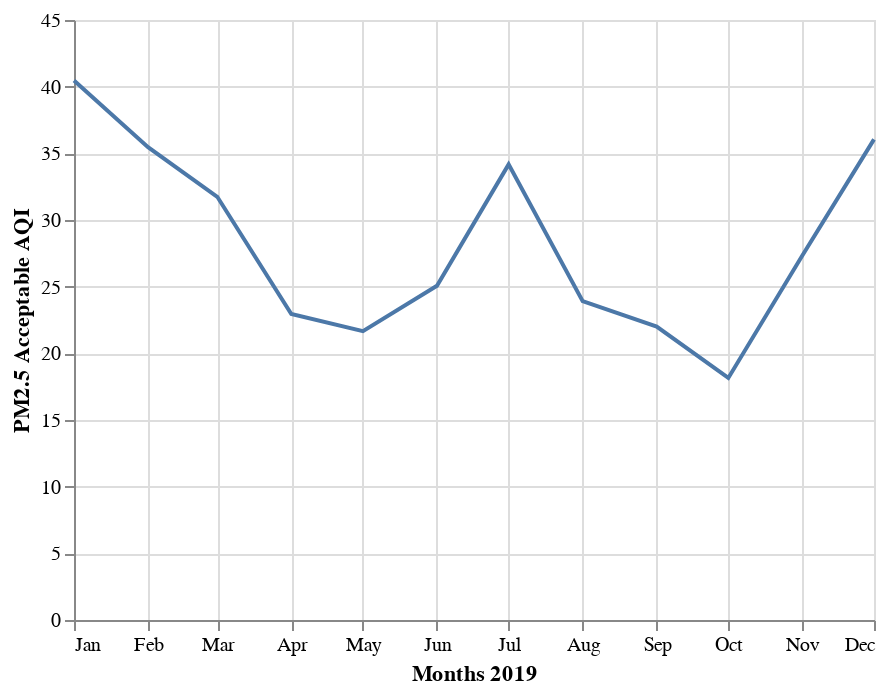

Notebook source saved alongside this figure:
### Code cell
pm25a_2019 = pd.read_csv("../../data/final/epa_air_params/pm25a_2019_avg_df.csv")
alt.Chart(pm25a_2019).mark_line().encode(
    alt.X("month(date_month):T", title="Months 2019"),
    alt.Y("aqi", title="PM2.5 Acceptable AQI")
)

### Figure 1 — Vega-Lite specification as saved in the notebook (floating-point values rounded to 4 significant figures)
{"config": {"view": {"continuousWidth": 400, "continuousHeight": 300}}, "data": {"name": "data-a88e0582ee6fa71e63169e8b11f33d72"}, "mark": "line", "encoding": {"x": {"type": "temporal", "field": "date_month", "timeUnit": "month", "title": "Months 2019"}, "y": {"type": "quantitative", "field": "aqi", "title": "PM2.5 Acceptable AQI"}}, "$schema": "https://vega.github.io/schema/vega-lite/v4.8.1.json", "datasets": {"data-a88e0582ee6fa71e63169e8b11f33d72": [{"date_month": "2019-08-01", "aqi": 23.91, "arithmetic_mean": 5.758, "units_of_measure": "Micrograms/cubic meter (LC)", "parameter": "Acceptable PM2.5 AQI & Speciation Mass", "year": 2019, "month": 8}, {"date_month": "2019-04-01", "aqi": 22.95, "arithmetic_mean": 5.491, "units_of_measure": "Micrograms/cubic meter (LC)", "parameter": "Acceptable PM2.5 AQI & Speciation Mass", "year": 2019, "month": 4}, {"date_month": "2019-01-01", "aqi": 40.46, "arithmetic_mean": 9.833, "units_of_measure": "Micrograms/cubic meter (LC)", "parameter": "Acceptable PM2.5 AQI & Speciation Mass", "year": 2019, "month": 1}, {"date_month": "2019-12-01", "aqi": 36.04, "arithmetic_mean": 8.892, "units_of_measure": "Micrograms/cubic meter (LC)", "parameter": "Acceptable PM2.5 AQI & Speciation Mass", "year": 2019, "month": 12}, {"date_month": "2019-03-01", "aqi": 31.74, "arithmetic_mean": 7.659, "units_of_measure": "Micrograms/cubic meter (LC)", "parameter": "Acceptable PM2.5 AQI & Speciation Mass", "year": 2019, "month": 3}, {"date_month": "2019-02-01", "aqi": 35.46, "arithmetic_mean": 8.812, "units_of_measure": "Micrograms/cubic meter (LC)", "parameter": "Acceptable PM2.5 AQI & Speciation Mass", "year": 2019, "month": 2}, {"date_month": "2019-10-01", "aqi": 18.16, "arithmetic_mean": 4.35, "units_of_measure": "Micrograms/cubic meter (LC)", "parameter": "Acceptable PM2.5 AQI & Speciation Mass", "year": 2019, "month": 10}, {"date_month": "2019-09-01", "aqi": 22.01, "arithmetic_mean": 5.278, "units_of_measure": "Micrograms/cubic meter (LC)", "parameter": "Acceptable PM2.5 AQI & Speciation Mass", "year": 2019, "month": 9}, {"date_month": "2019-05-01", "aqi": 21.66, "arithmetic_mean": 5.188, "units_of_measure": "Micrograms/cubic meter (LC)", "parameter": "Acceptable PM2.5 AQI & Speciation Mass", "year": 2019, "month": 5}, {"date_month": "2019-11-01", "aqi": 27.34, "arithmetic_mean": 6.682, "units_of_measure": "Micrograms/cubic meter (LC)", "parameter": "Acceptable PM2.5 AQI & Speciation Mass", "year": 2019, "month": 11}, {"date_month": "2019-06-01", "aqi": 25.07, "arithmetic_mean": 6.03, "units_of_measure": "Micrograms/cubic meter (LC)", "parameter": "Acceptable PM2.5 AQI & Speciation Mass", "year": 2019, "month": 6}, {"date_month": "2019-07-01", "aqi": 34.17, "arithmetic_mean": 8.526, "units_of_measure": "Micrograms/cubic meter (LC)", "parameter": "Acceptable PM2.5 AQI & Speciation Mass", "year": 2019, "month": 7}]}}
